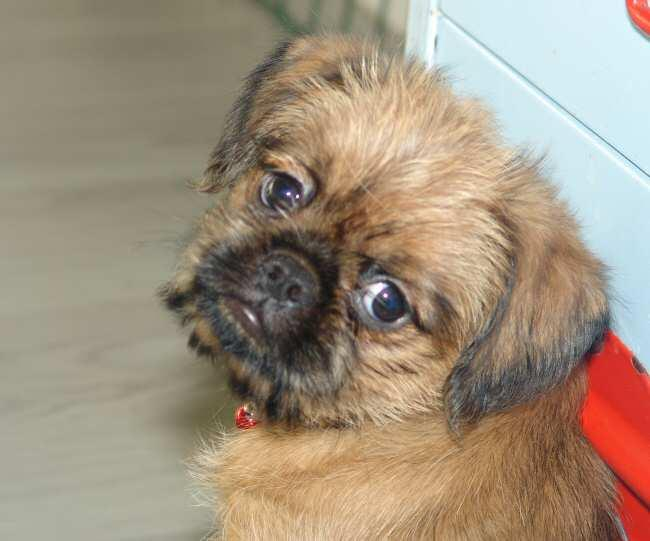
#> input picture Standford Dogs Dataset/images/Images/n02112706-Brabancon_griffon/n02112706_2184.jpg, 650 x 541 px, found by its file name
$ jupyter execute 2e_HOG.ipynb
#> lines starting #> are read from the running program, lines starting #| are printed output that depends on the picture
[cell 1]
import cv2
import matplotlib.pyplot as plt
from skimage.feature import hog
from skimage import data, exposure

# Read the image
img = cv2.imread("C:/Users/HP/Data_Mining/Standford Dogs Dataset/images/Images/n02112706-Brabancon_griffon/n02112706_2184.jpg")
#> img is the input picture: shape (541, 650, 3); mean B, G, R 126.1, 145.2, 160.8

# # Visualize the image
# plt.axis('off')
# plt.imshow(img, cmap=plt.cm.gray)
# plt.title('Input image')

[cell 2]
# Compute the HOG descriptors
fd, hog_image = hog(img, orientations=8, pixels_per_cell=(16, 16), cells_per_block=(1, 1), visualize=True, channel_axis=-1)
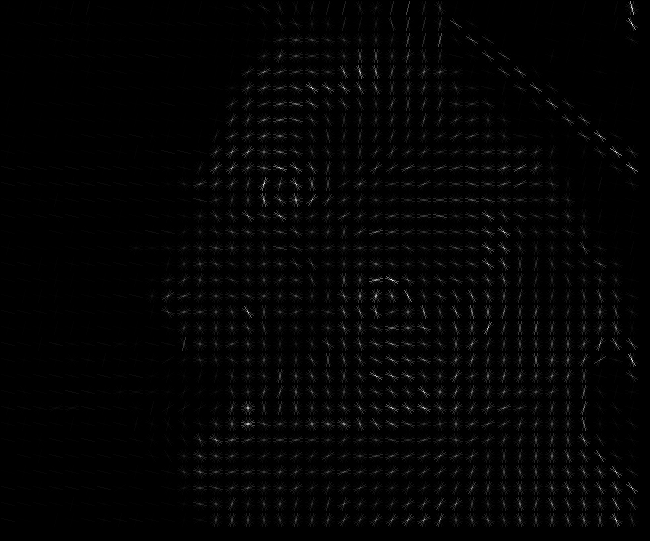
#> hog_image: shape (541, 650) float64; min 0, max 35.24, mean 0.6; drawn with min black and max white
#> fd = 10560 values, max 1 at index 240, min 0 at index 1, mean 0.303

# Rescale the HOG descriptors for better display
hog_image_rescaled = exposure.rescale_intensity(hog_image, in_range=(0, 10))
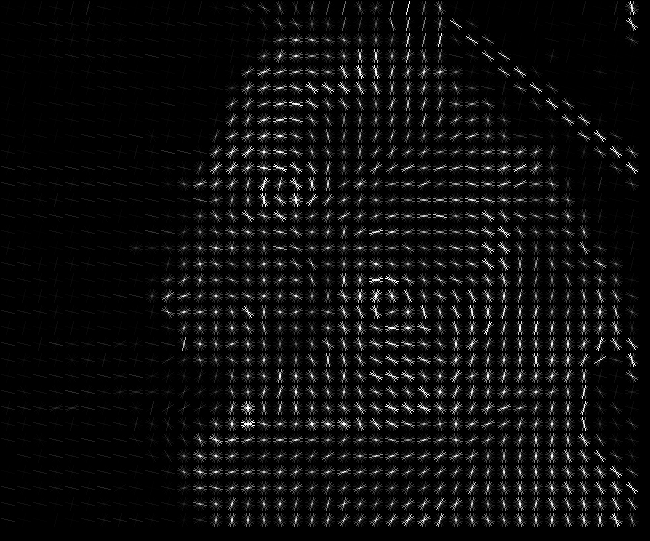
#> hog_image_rescaled: shape (541, 650) float64; min 0, max 1, mean 0.054

# Visualize the HOG descriptors
fig, (ax1, ax2) = plt.subplots(1, 2, figsize=(8, 4), sharex=True, sharey=True)
ax1.axis('off')
ax1.imshow(img, cmap=plt.cm.gray)
ax1.set_title('Input image')
ax2.axis('off')
ax2.imshow(hog_image, cmap=plt.cm.gray)
ax2.set_title('Histogram of Oriented Gradients')
plt.show()
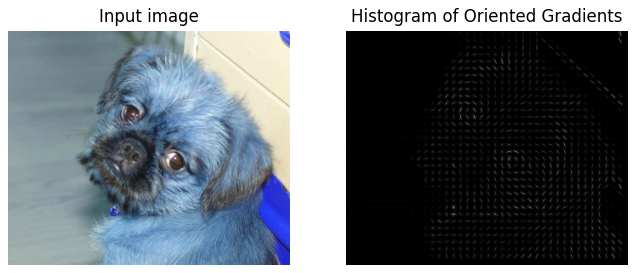
#> figure drawn by matplotlib, 2 panels; B, G, R data is drawn as R, G, B

# Visualize the HOG descriptors
fig, (ax1, ax2) = plt.subplots(1, 2, figsize=(8, 4), sharex=True, sharey=True)
ax1.axis('off')
ax1.imshow(img, cmap=plt.cm.gray)
ax1.set_title('Input image')
ax2.axis('off')
ax2.imshow(hog_image_rescaled, cmap=plt.cm.gray)
ax2.set_title('Histogram of Oriented Gradients - Rescaled')
plt.show()
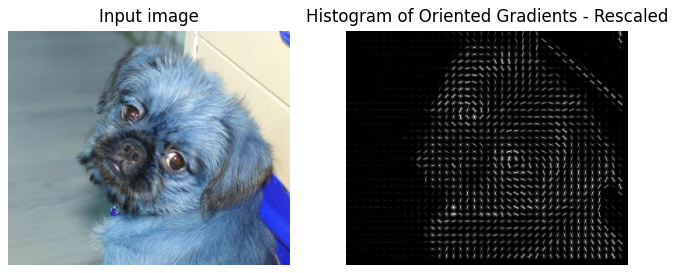
#> figure drawn by matplotlib, 2 panels; B, G, R data is drawn as R, G, B

$ run again, with Standford Dogs Dataset/images/Images/n02112706-Brabancon_griffon/n02112706_105.jpg copied over Standford Dogs Dataset/images/Images/n02112706-Brabancon_griffon/n02112706_2184.jpg
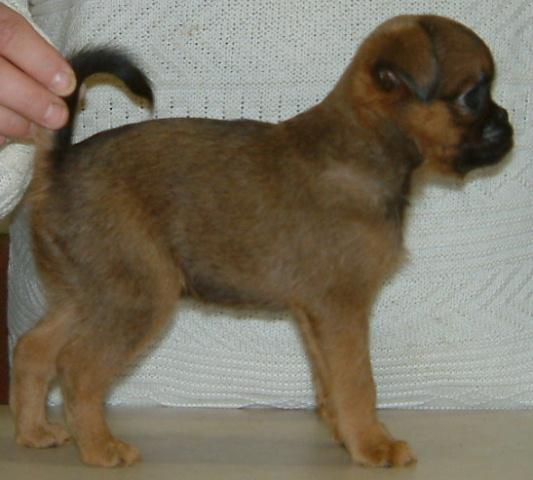
#> input picture Standford Dogs Dataset/images/Images/n02112706-Brabancon_griffon/n02112706_105.jpg, 533 x 480 px, found by its file name
#> img is the input picture: shape (480, 533, 3); mean B, G, R 96, 112.9, 121.5
#> `fd, hog_image = hog(img, orientations=8, pixels_per_cell=(16, 16), cel..`:
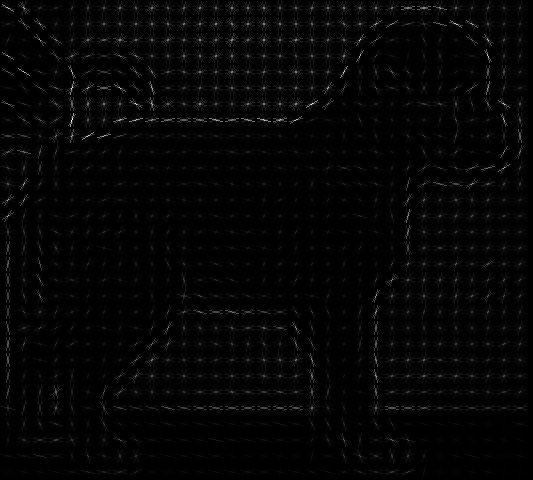
#> hog_image: shape (480, 533) float64; min 0, max 28.37, mean 0.5; drawn with min black and max white
#> fd = 7920 values, max 0.847 at index 7004, min 0 at index 545, mean 0.339
#> `plt.show()`:
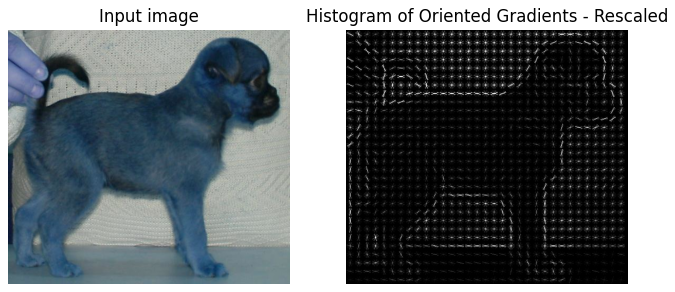
#> figure drawn by matplotlib, 2 panels; B, G, R data is drawn as R, G, B

$ run again, with Standford Dogs Dataset/images/Images/n02112706-Brabancon_griffon/n02112706_1065.jpg copied over Standford Dogs Dataset/images/Images/n02112706-Brabancon_griffon/n02112706_2184.jpg
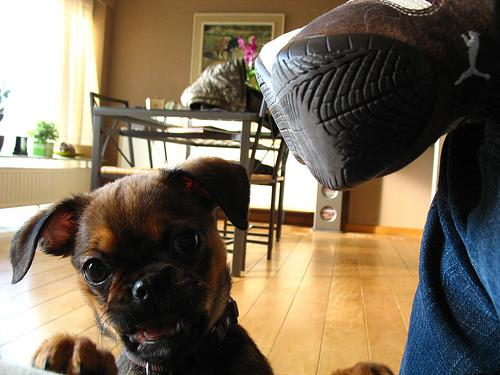
#> input picture Standford Dogs Dataset/images/Images/n02112706-Brabancon_griffon/n02112706_1065.jpg, 500 x 375 px, found by its file name
#> img is the input picture: shape (375, 500, 3); mean B, G, R 88.8, 108.4, 122.1
#> `fd, hog_image = hog(img, orientations=8, pixels_per_cell=(16, 16), cel..`:
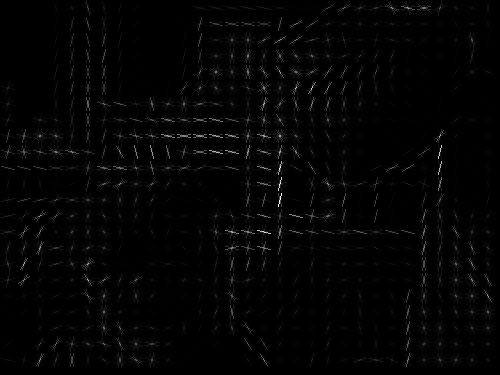
#> hog_image: shape (375, 500) float64; min 0, max 72.53, mean 1.2; drawn with min black and max white
#> fd = 5704 values, max 1 at index 996, min 0 at index 0, mean 0.315
#> `plt.show()`:
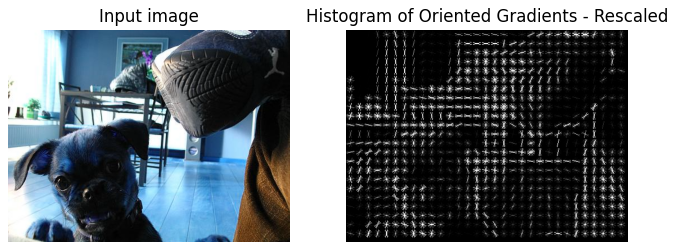
#> figure drawn by matplotlib, 2 panels; B, G, R data is drawn as R, G, B

$ run again, with Standford Dogs Dataset/images/Images/n02112706-Brabancon_griffon/n02112706_1072.jpg copied over Standford Dogs Dataset/images/Images/n02112706-Brabancon_griffon/n02112706_2184.jpg
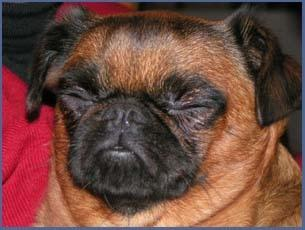
#> input picture Standford Dogs Dataset/images/Images/n02112706-Brabancon_griffon/n02112706_1072.jpg, 305 x 230 px, found by its file name
#> img is the input picture: shape (230, 305, 3); mean B, G, R 61.8, 71.2, 109.2
#> `fd, hog_image = hog(img, orientations=8, pixels_per_cell=(16, 16), cel..`:
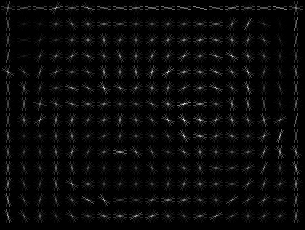
#> hog_image: shape (230, 305) float64; min 0, max 31.65, mean 1.2; drawn with min black and max white
#> fd = 2128 values, max 0.929 at index 100, min 0 at index 23, mean 0.335
#> `plt.show()`:
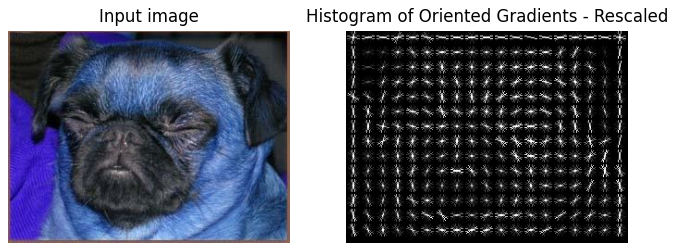
#> figure drawn by matplotlib, 2 panels; B, G, R data is drawn as R, G, B
